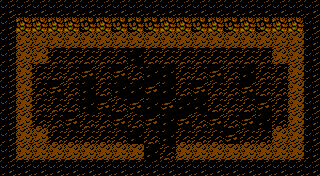

This game map was drawn from its Tiled (.tmx) file and the tilesets committed beside it. A one-line description and the full map source follow:
An orthogonal 20x11 tile map with 16x16 px tiles, 3 tile layers (background, hazard, foreground), 1 hidden layer not drawn, 4 tilesets and 1 object (boss-01).

<map version="1.5" tiledversion="1.7.2" orientation="orthogonal" renderorder="right-down" compressionlevel="0" width="20" height="11" tilewidth="16" tileheight="16" infinite="0" nextlayerid="7" nextobjectid="12">
 <editorsettings>
  <export target="map-dungeon-boss.json" format="json" />
 </editorsettings>
 <tileset firstgid="1" name="ys_ii_tileset_extruded" tilewidth="16" tileheight="16" spacing="2" margin="1" tilecount="16" columns="4">
  <image source="ys_ii_tileset_extruded.png" width="72" height="72" />
  <tile id="4">
   <properties>
    <property name="collides" type="bool" value="true" />
    <property name="pit" type="bool" value="true" />
   </properties>
  </tile>
  <tile id="11">
   <properties>
    <property name="collides" type="bool" value="true" />
   </properties>
  </tile>
  <tile id="15">
   <properties>
    <property name="collides" type="bool" value="true" />
   </properties>
  </tile>
 </tileset>
 <tileset firstgid="17" name="characters_spritesheet" tilewidth="16" tileheight="16" tilecount="130" columns="10">
  <image source="../images/characters-spritesheet.png" width="160" height="208" />
 </tileset>
 <tileset firstgid="147" name="bosses-spritesheet" tilewidth="32" tileheight="32" tilecount="40" columns="20">
  <image source="../images/bosses-spritesheet.png" width="640" height="64" />
 </tileset>
 <tileset firstgid="187" name="tileset" tilewidth="16" tileheight="16" tilecount="256" columns="16">
  <image source="tileset.png" width="256" height="256" />
 </tileset>
 <layer id="1" name="background" width="20" height="11">
  <data encoding="csv">
0,0,0,0,0,0,0,0,0,2,2,0,0,0,0,0,0,0,300,300,
0,267,267,267,267,284,267,284,284,284,267,267,284,267,284,267,284,267,267,300,
0,300,300,300,300,300,300,300,300,300,300,300,300,300,300,300,300,300,300,300,
0,300,300,301,301,301,301,301,303,301,301,301,301,301,301,301,301,300,300,300,
0,300,301,301,301,302,301,302,301,303,303,301,301,302,301,303,301,301,300,300,
3,300,301,302,301,303,301,303,303,302,303,301,302,301,301,302,301,301,300,300,
300,300,301,301,301,303,302,301,302,303,302,303,303,301,301,301,302,301,300,300,
300,300,301,301,302,301,301,302,301,302,303,302,301,302,301,302,303,301,300,300,
0,300,300,301,301,301,301,301,303,301,303,301,301,301,302,301,301,300,300,300,
0,300,300,300,300,300,300,300,300,303,301,300,300,300,300,300,300,300,300,300,
0,6,300,300,300,300,300,300,300,300,300,300,300,300,300,300,300,300,300,300
</data>
 </layer>
 <layer id="6" name="hazard" width="20" height="11">
  <data encoding="csv">
0,0,0,0,0,0,0,0,0,0,0,0,0,0,0,0,0,0,0,0,
0,0,0,0,0,0,0,0,0,0,0,0,0,0,0,0,0,0,0,0,
0,0,0,0,0,0,0,0,0,0,0,0,0,0,0,0,0,0,0,0,
0,0,0,0,0,0,0,0,0,0,0,0,0,0,0,0,0,0,0,0,
0,0,0,0,0,0,0,0,0,0,0,0,0,0,0,0,0,0,0,0,
0,0,0,0,0,0,0,0,0,0,0,0,0,0,0,0,0,0,0,0,
0,0,0,0,0,0,0,0,0,0,0,0,0,0,0,0,0,0,0,0,
0,0,0,0,0,0,0,0,0,0,0,0,0,0,0,0,0,0,0,0,
0,0,0,0,0,0,0,0,0,0,0,0,0,0,0,0,0,0,0,0,
0,0,0,0,0,0,0,0,0,0,0,0,0,0,0,0,0,0,0,0,
0,0,0,0,0,0,0,0,0,0,0,0,0,0,0,0,0,0,0,0
</data>
 </layer>
 <layer id="3" name="collision" width="20" height="11" visible="0">
  <data encoding="csv">
16,16,16,16,16,16,16,16,16,16,16,16,16,16,16,16,16,16,16,16,
16,16,16,16,16,16,16,16,16,16,16,16,16,16,16,16,16,16,16,16,
16,0,0,0,0,0,0,0,0,0,0,0,0,0,0,0,0,0,0,16,
16,0,0,0,0,0,0,0,0,0,0,0,0,0,0,0,0,0,0,16,
16,0,0,0,0,0,0,0,0,0,0,0,0,0,0,0,0,0,0,16,
16,0,0,0,0,0,0,0,0,0,0,0,0,0,0,0,0,0,0,16,
16,0,0,0,0,0,0,0,0,0,0,0,0,0,0,0,0,0,0,16,
16,0,0,0,0,0,0,0,0,0,0,0,0,0,0,0,0,0,0,16,
16,0,0,0,0,0,0,0,0,0,0,0,0,0,0,0,0,0,0,16,
16,0,0,0,0,0,0,0,0,0,0,0,0,0,0,0,0,0,0,16,
16,16,16,16,16,16,16,16,16,16,16,16,16,16,16,16,16,16,16,16
</data>
 </layer>
 <objectgroup id="4" name="characters">
  <object id="11" name="boss-01" gid="147" x="144" y="80" width="32" height="32" />
 </objectgroup>
 <objectgroup id="5" name="portals" />
 <layer id="2" name="foreground" width="20" height="11">
  <data encoding="csv">
283,283,283,283,283,283,283,283,283,283,283,283,283,283,283,283,283,283,283,283,
283,0,0,0,0,0,0,0,0,0,0,0,0,0,0,0,0,0,0,283,
283,0,0,0,0,0,0,0,0,0,0,0,0,0,0,0,0,0,0,283,
283,0,0,0,0,0,0,0,0,0,0,0,0,0,0,0,0,0,0,283,
283,0,0,0,0,0,0,0,0,0,0,0,0,0,0,0,0,0,0,283,
283,0,0,0,0,0,0,0,0,0,0,0,0,0,0,0,0,0,0,283,
283,0,0,0,0,0,0,0,0,0,0,0,0,0,0,0,0,0,0,283,
283,0,0,0,0,0,0,0,0,0,0,0,0,0,0,0,0,0,0,283,
283,0,0,0,0,0,0,0,0,0,0,0,0,0,0,0,0,0,0,283,
283,0,0,0,0,0,0,0,0,0,0,0,0,0,0,0,0,0,0,283,
283,283,283,283,283,283,283,283,283,283,283,283,283,283,283,283,283,283,283,283
</data>
 </layer>
</map>
